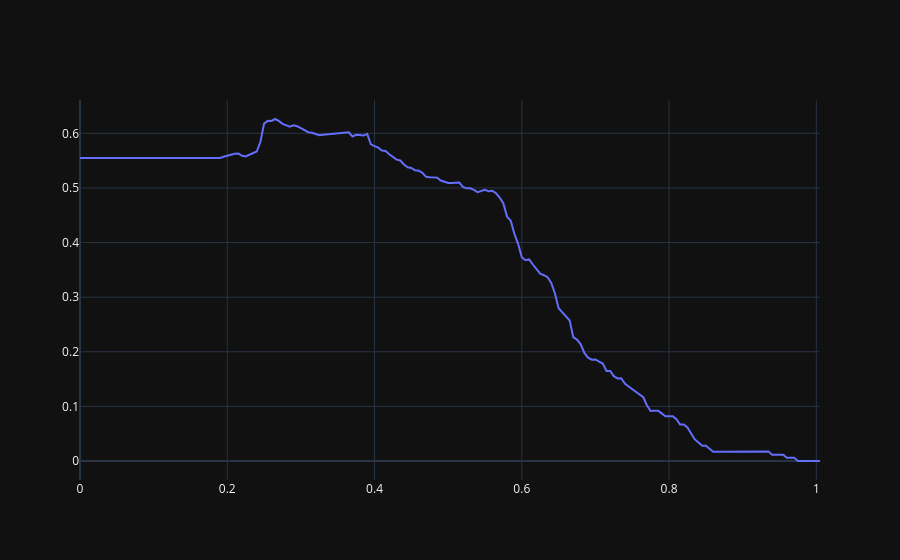

Notebook code for this chart:
### Code cell
thresholds = np.arange(0, 1.01, 0.005)
f1s = []

for t in thresholds:
    f1s_t = []

    for i, (train_index, test_index) in enumerate(skf.split(X_select, y)):
        X_train, X_test = X_select.iloc[train_index], X_select.iloc[test_index]
        y_train, y_test = y.iloc[train_index], y.iloc[test_index]

        model = LogisticRegression()
        model.fit(X_train, y_train)
        p = model.predict_proba(X_test)[:, 1]

        f1s_t.append(f1_score(y_test, p >= t))

    f1s.append(np.mean(f1s_t))

fig = go.Figure(data=go.Scatter(x=thresholds, y=f1s))
fig.show()

### Figure 1 — Plotly figure (JSON) as saved in the notebook; plotly's stock layout.template omitted (floating-point values rounded to 4 significant figures; data arrays with more than 128 entries replaced by an {"elided": "..."} marker saying what was removed)
{"data": [{"x": {"elided": "202 float values"}, "y": {"elided": "202 float values"}, "type": "scatter"}], "layout": {}}
